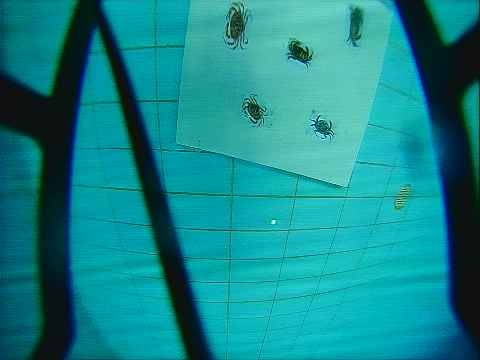
#> input picture photo/ROV_AUX_20260608_162022.jpg, 480 x 360 px
$ python -i rov_crab_visiual_identification_test.py   (imports and definitions only)
#> lines starting #> are read from the running program, lines starting #| are printed output that depends on the picture
#> further down, picture is the input picture: shape (360, 480, 3); mean B, G, R 138.2, 134.6, 19.5
import cv2
from ultralytics import YOLO
import time
import os
import sys
import numpy as np

# 參數設定
CONFIDENCE_THRESHOLD = 0.7
MIN_BOX_SIZE = 15
MAX_DET = 50
SHRINK_RATE = 0.1

# 預設模式
IS_UNDERWATER_MODE = False

CAMERA_INDEX = 0
FRAME_WIDTH = 640
FRAME_HEIGHT = 480
SAVE_DIR = "captured_rov_evidence"
# [1 line not run here, left out]

# 載入模型
current_dir = os.path.dirname(os.path.abspath(__file__))
model_path = os.path.join(current_dir, "best.pt")

# [6 lines not run here, left out]

def enhance_underwater_image(image):
    try:
        image_blurred = cv2.GaussianBlur(image, (3, 3), 0)
        lab = cv2.cvtColor(image_blurred, cv2.COLOR_BGR2LAB)
#> lab: shape (360, 480, 3); mean of channels 0, 1, 2 127.8, 102.3, 117.8
        l, a, b = cv2.split(lab)
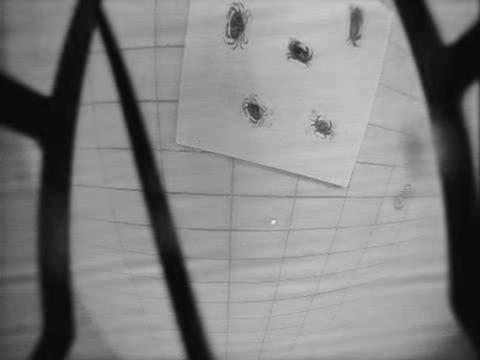
#> l: shape (360, 480); min 9, max 235, mean 127.8
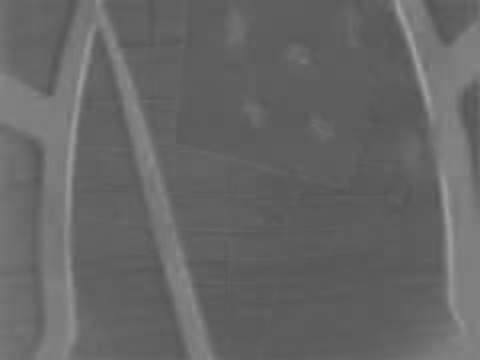
#> a: shape (360, 480); min 84, max 160, mean 102.3
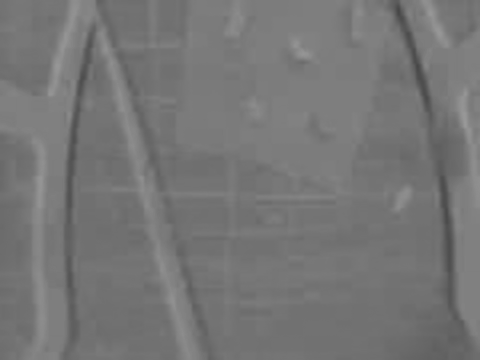
#> b: shape (360, 480); min 70, max 153, mean 117.8
        clahe = cv2.createCLAHE(clipLimit=1.5, tileGridSize=(12, 12))
        cl = clahe.apply(l)
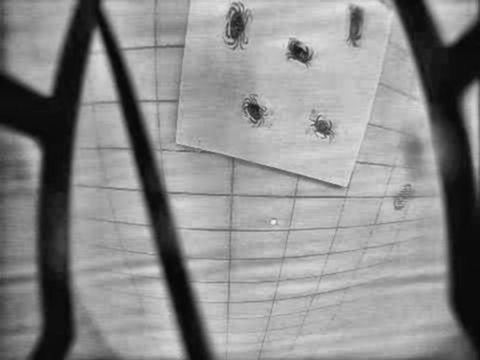
#> cl: shape (360, 480); min 6, max 242, mean 138.3
        limg = cv2.merge((cl, a, b))
#> limg: shape (360, 480, 3); mean of channels 0, 1, 2 138.3, 102.3, 117.8
        return cv2.cvtColor(limg, cv2.COLOR_LAB2BGR)
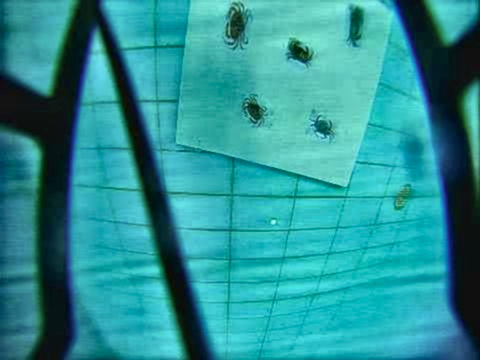
#> returned value: shape (360, 480, 3); mean B, G, R 149.2, 145.7, 41.3
    except:
        return image

# 啟動攝影機
# [9 lines not run here, left out]

# [1 line that did not run here, left out]
# [1 line that did not run here, left out]
# [110 lines not run here, left out]

>>> import cv2
>>> picture = cv2.imread('photo/ROV_AUX_20260608_162022.jpg')
>>> result = enhance_underwater_image(picture)

$ run again, on photo/ROV_AUX_20260608_162028.jpg
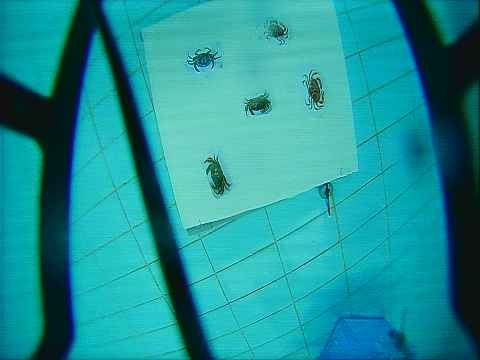
#> input picture photo/ROV_AUX_20260608_162028.jpg, 480 x 360 px
#> picture is the input picture: shape (360, 480, 3); mean B, G, R 149.1, 145.6, 30.4
#> lab: shape (360, 480, 3); mean of channels 0, 1, 2 138.1, 101.4, 117.6
#> in enhance_underwater_image, `cl = clahe.apply(l)`:
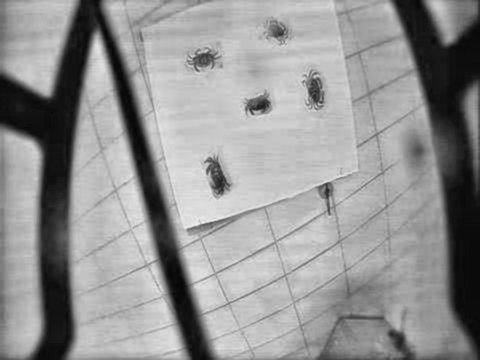
#> cl: shape (360, 480); min 5, max 239, mean 147.2
#> limg: shape (360, 480, 3); mean of channels 0, 1, 2 147.2, 101.4, 117.6
#> in enhance_underwater_image, `return cv2.cvtColor(limg, cv2.COLOR_LAB2BGR)`:
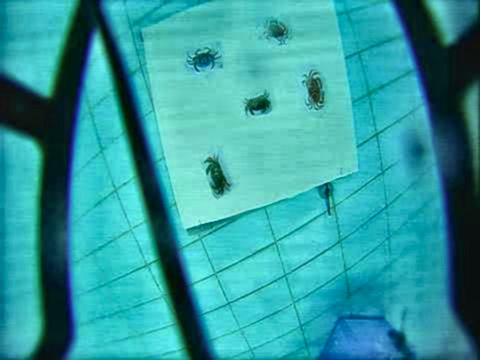
#> returned value: shape (360, 480, 3); mean B, G, R 158.8, 155.4, 48.3

$ run again, on photo/ROV_AUX_20260608_162029.jpg
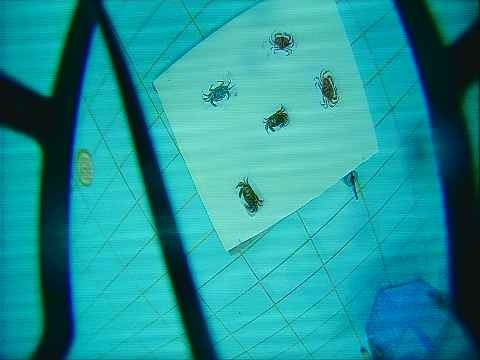
#> input picture photo/ROV_AUX_20260608_162029.jpg, 480 x 360 px
#> picture is the input picture: shape (360, 480, 3); mean B, G, R 150.6, 147, 31.5
#> lab: shape (360, 480, 3); mean of channels 0, 1, 2 139.4, 101.4, 117.5
#> in enhance_underwater_image, `cl = clahe.apply(l)`:
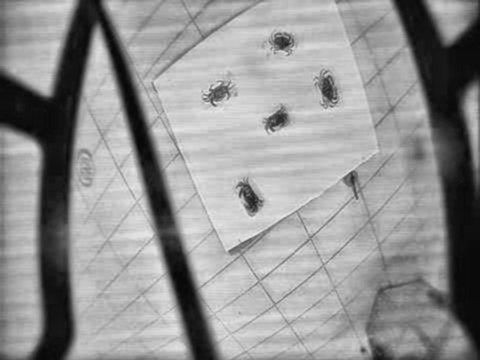
#> cl: shape (360, 480); min 5, max 231, mean 146.4
#> limg: shape (360, 480, 3); mean of channels 0, 1, 2 146.4, 101.4, 117.5
#> in enhance_underwater_image, `return cv2.cvtColor(limg, cv2.COLOR_LAB2BGR)`:
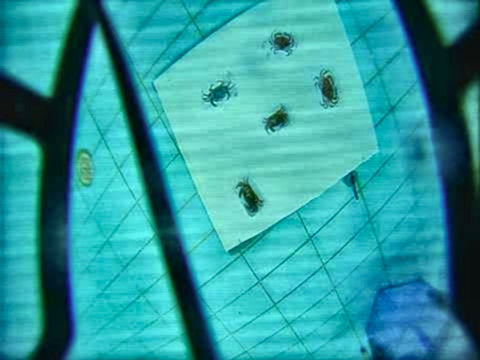
#> returned value: shape (360, 480, 3); mean B, G, R 158.2, 154.7, 46.2

$ run again, on photo/ROV_AUX_20260608_162855.jpg
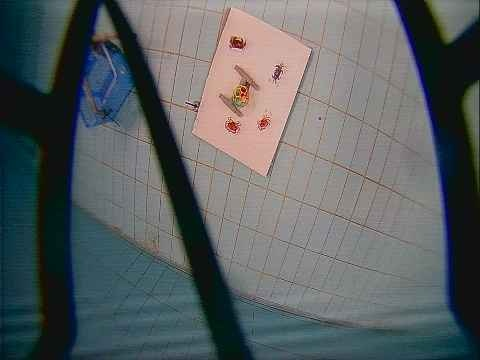
#> input picture photo/ROV_AUX_20260608_162855.jpg, 480 x 360 px
#> picture is the input picture: shape (360, 480, 3); mean B, G, R 96.7, 95.3, 89.5
#> lab: shape (360, 480, 3); mean of channels 0, 1, 2 100, 126.9, 126.4
#> in enhance_underwater_image, `l, a, b = cv2.split(lab)`:
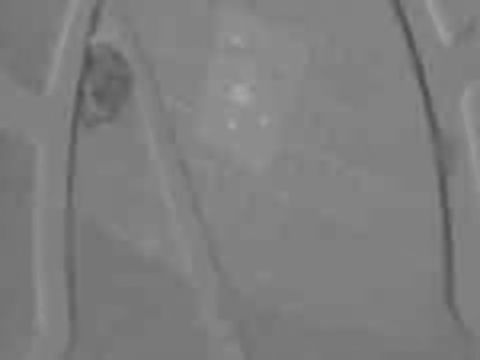
#> b: shape (360, 480); min 77, max 167, mean 126.4
#> limg: shape (360, 480, 3); mean of channels 0, 1, 2 112.7, 126.9, 126.4
#> in enhance_underwater_image, `return cv2.cvtColor(limg, cv2.COLOR_LAB2BGR)`:
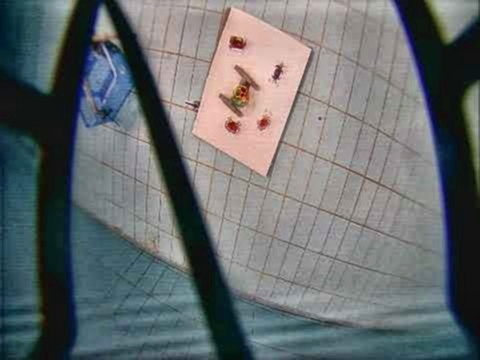
#> returned value: shape (360, 480, 3); mean B, G, R 109.3, 107.8, 102.3
